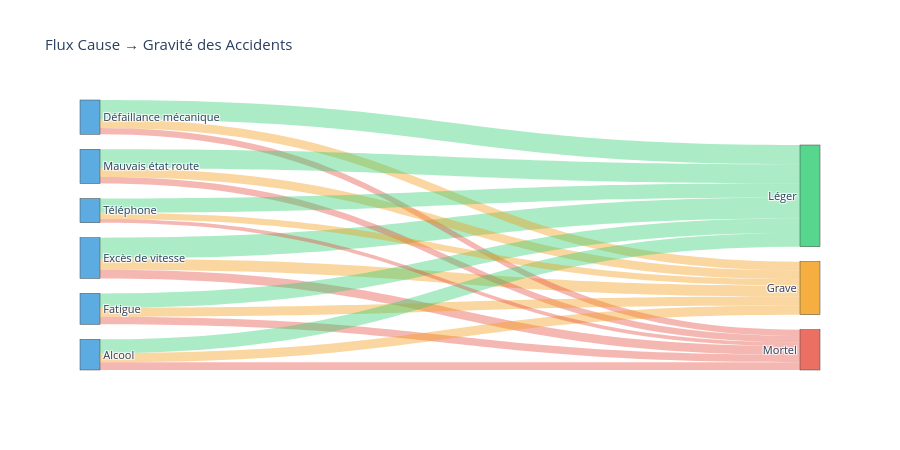

Notebook code for this chart:
### Markdown cell above
## 4. Analyse des causes et comportements

### Code cell
fig_causes = plot_causes_analysis(df, FIGURES / '03_causes.png')
plt.show()

# Sankey Cause → Gravité
fig_sankey = plot_sankey_causes_gravite(df)
fig_sankey.show()

### Figure 1 — Plotly figure (JSON) as saved in the notebook; plotly's stock layout.template omitted (floating-point values rounded to 4 significant figures)
{"data": [{"link": {"color": ["rgba(46,204,113,0.4)", "rgba(243,156,18,0.4)", "rgba(231,76,60,0.4)", "rgba(46,204,113,0.4)", "rgba(243,156,18,0.4)", "rgba(231,76,60,0.4)", "rgba(46,204,113,0.4)", "rgba(243,156,18,0.4)", "rgba(231,76,60,0.4)", "rgba(46,204,113,0.4)", "rgba(243,156,18,0.4)", "rgba(231,76,60,0.4)", "rgba(46,204,113,0.4)", "rgba(243,156,18,0.4)", "rgba(231,76,60,0.4)", "rgba(46,204,113,0.4)", "rgba(243,156,18,0.4)", "rgba(231,76,60,0.4)"], "source": [0, 0, 0, 1, 1, 1, 2, 2, 2, 3, 3, 3, 4, 4, 4, 5, 5, 5], "target": [6, 7, 8, 6, 7, 8, 6, 7, 8, 6, 7, 8, 6, 7, 8, 6, 7, 8], "value": [4228, 2256, 1740, 3914, 1750, 1270, 3826, 1797, 1298, 2915, 1815, 1533, 2789, 1841, 1564, 2895, 1246, 750]}, "node": {"color": ["rgba(52,152,219,0.8)", "rgba(52,152,219,0.8)", "rgba(52,152,219,0.8)", "rgba(52,152,219,0.8)", "rgba(52,152,219,0.8)", "rgba(52,152,219,0.8)", "rgba(46,204,113,0.8)", "rgba(243,156,18,0.8)", "rgba(231,76,60,0.8)"], "label": ["Excès de vitesse", "Défaillance mécanique", "Mauvais état route", "Fatigue", "Alcool", "Téléphone", "Léger", "Grave", "Mortel"], "pad": 15, "thickness": 20}, "type": "sankey"}], "layout": {"font": {"size": 11}, "height": 450, "paper_bgcolor": "white", "plot_bgcolor": "white", "title": {"text": "Flux Cause → Gravité des Accidents"}}}
